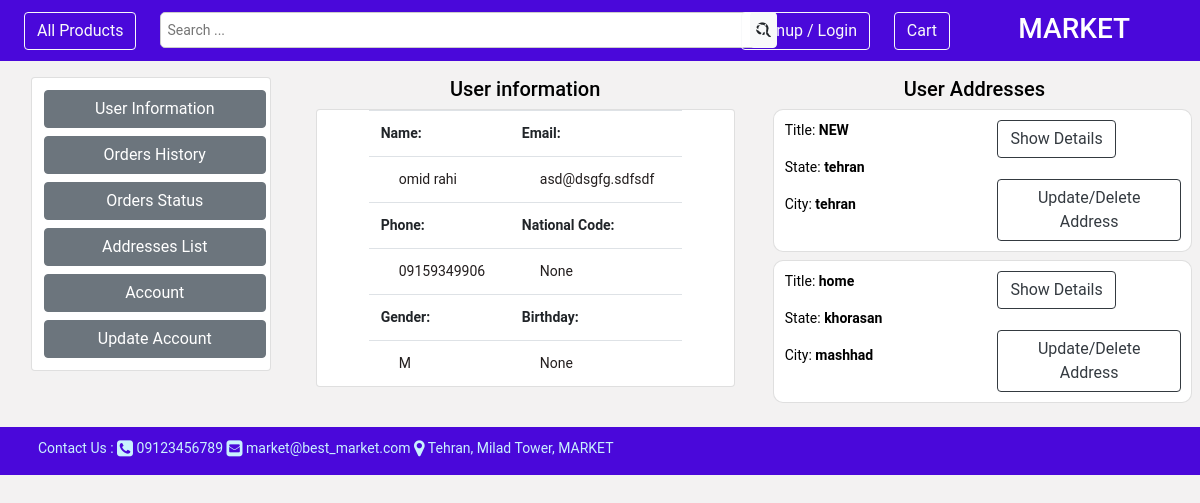
The page /customer/dashboard/ (signed in) on the database its author committed.
### core/models.py (models this page shows, shortened)
class User(AbstractUser):
    USERNAME_FIELD = 'phone'
    phone = models.CharField(verbose_name=_('phone'), help_text=_('enter phone number'), max_length=11, unique=True,
                             null=False, blank=False)
    national_code = models.CharField(verbose_name=_('national code'), help_text=_('enter national code'),
                                     max_length=10, blank=True, null=True)
    gender = models.CharField(verbose_name=_('gender'), help_text=_('specify your gender'), max_length=10,
                              choices=[('M', 'Male'), ('F', 'Female')], blank=True, null=True)
    birthday = models.DateField(verbose_name=_('birthday'), help_text=_('specify birthday date'), null=True, blank=True)
    deleted = models.BooleanField(default=False)
    create_timestamp = models.DateTimeField(auto_now_add=True)
    modify_timestamp = models.DateTimeField(auto_now=True)
    delete_timestamp = models.DateTimeField(default=None, null=True, blank=True, editable=False)
    objects = MyUserManager()

### customer/models.py (models this page shows)
class Address(BaseModel):
    owner = models.ForeignKey(Customer, verbose_name=_('customer name'), help_text=_('specify customer'),
                              null=False, blank=False, on_delete=models.CASCADE)
    title = models.CharField(verbose_name=_('address title'), help_text=_('enter title for this address'),
                             max_length=25, default='NEW')
    latitude = models.FloatField(verbose_name=_('latitude'), help_text=_('enter latitude'), null=True, blank=True)
    longitude = models.FloatField(verbose_name=_('longitude'), help_text=_('enter longitude'), null=True, blank=True)
    country = models.CharField(verbose_name=_('country name'), help_text=_('enter country name'), null=False,
                               blank=False, default='Iran', max_length=30)
    state = models.CharField(verbose_name=_('state name'), help_text=_('enter state name'), null=False, blank=False
                             , max_length=50)
    city = models.CharField(verbose_name=_('city name'), help_text=_('enter city name'), null=False, blank=False,
                            max_length=50)
    village = models.CharField(verbose_name=_('village name'), help_text=_('enter village name'), null=True,
                               blank=True, max_length=50)
    rest_of_address = models.TextField(verbose_name=_('rest of address'), help_text=_('enter rest of address'),
                                       null=False, blank=True)
    post_code = models.CharField(verbose_name=_('post code'), help_text=_('enter post code'), null=True,
                                 blank=True, max_length=10)

### customer/views.py (the view)
# urls.py: path('dashboard/', CustomerDetailView.as_view(), name='customer_dashboard'),
class CustomerDetailView(View):
    def get(self, request, *args, **kwargs):
        customer = self.request.user
        addresses = Address.objects.filter(owner=customer)
        return render(request, 'customer/customer_dashboard.html',
                      {'customer': customer, 'customer_address': addresses})

### core/models.py (called while the page is built)
    def get_queryset(self):
        return super().get_queryset().filter(deleted=False)

    def get_queryset(self):
        return super().get_queryset().filter(deleted=False)

### templates/customer/customer_dashboard.html (shortened to what this page needs)
{% extends "base.html" %}
{% load i18n %}
{% load static %}
{% block content %}
    <div class="container-fluid p-3">
    <div class="row">
        <div class="col-3">
            {% include 'customer/customer_side_panel.html' with customer_panel=customer %}
        </div>
        <div class="col-9">
        <div class="row">
            <div class="col-6">
                <h5 class="text-center">{% translate 'User information' %}</h5>
                {% include 'customer/customer_details.html' with customer_detail=customer %}
            </div>
            <div class="col-6">
            <h5 class="text-center">{% translate 'User Addresses' %}</h5>
                {% for address in customer_address %}
                    {% include 'customer/address_card.html' with address_card=address %}
                {% endfor %}
            </div>
        </div>
    </div>
    </div>
    </div>
{% endblock %}

### templates/customer/customer_details.html
{% load i18n %}
<div class="card">
    <table id="product-detail" class="table text-left w-75 m-auto">
        <tr>
            <th>
                {% translate 'Name:' %}
            </th>
            <th>
                {% translate 'Email:' %}
            </th>
        </tr>
        <tr>
            <td style="padding-left: 30px; color: #231e1e; background: white">{{ customer_detail.first_name }} {{ customer_detail.last_name }}</td>
            <td style="padding-left: 30px; color: #231e1e; background: white">{{ customer_detail.email }}</td>
        </tr>
        <tr>
            <th>
                {% translate 'Phone:' %}
            </th>
            <th>
                {% translate 'National Code:' %}
            </th>
        </tr>
        <tr>
            <td style="padding-left: 30px; color: #231e1e; background: white">{{ customer_detail.phone }}</td>
            <td style="padding-left: 30px; color: #231e1e; background: white">{{ customer_detail.national_code }}</td>
        </tr>
        <tr>
            <th>
                {% translate 'Gender:' %}
            </th>
            <th>
                {% translate 'Birthday:' %}
            </th>
        </tr>
        <tr>
            <td style="padding-left: 30px; color: #231e1e; background: white">{{ customer_detail.gender }}</td>
            <td style="padding-left: 30px; color: #231e1e; background: white">{{ customer_detail.birthday }}</td>
        </tr>
    </table>
</div>

### templates/customer/address_card.html
{% load i18n %}
<div class="card address_card_view text-left m-2 mt-2" style="width: 100%;
 border-radius: 10px; padding: 10px; background-color: white; max-height: 250px">
    <div class="row">
        <div class="col-6 pl-3">
            <p>{% translate 'Title:' %} <strong>{{ address_card.title }}</strong></p>
            <p>{% translate 'State:' %} <strong>{{ address_card.state }}</strong></p>
            <p>{% translate 'City:' %} <strong>{{ address_card.city }}</strong></p>
        </div>
        <div class="col-6">
            <a href="/customer/address_detail/{{ address_card.id }}"><button class="btn btn-outline-dark">{% translate 'Show Details' %}</button></a>
            <br><br>
            <a href="#"><button class="btn btn-outline-dark">{% translate 'Update/Delete Address' %}</button></a>
        </div>
    </div>
</div>

### static/shared/css/base.css (style rules this page uses)
html, body { height: 100%; }
body { margin: auto; padding: 10px; font-size: 14px; font-family: "Roboto","Lucida Grande","DejaVu Sans","Bitstream Vera Sans",Verdana,Arial,sans-serif; color: black; background: lightsteelblue; }

### templates/base.html (style rules this page uses)
html, body { height: 100%; }
body { margin: 0; padding: 0; font-size: 14px; font-family: "Roboto", "Lucida Grande", "DejaVu Sans", "Bitstream Vera Sans", Verdana, Arial, sans-serif; color: black; background: #f3f2f2; }

### rows shown on the page
User: first_name "omid", last_name "rahi", email "asd@dsgfg.sdfsdf", phone "09159349906", national_code "None", gender "M", birthday "None"
Address: title "NEW", state "tehran", city "tehran"
Address: title "home", state "khorasan", city "mashhad"
